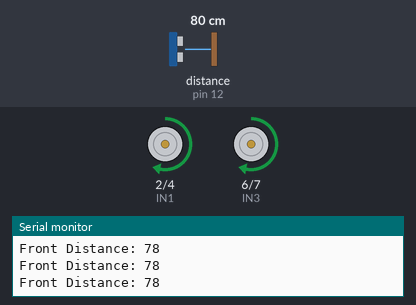
The sketch below on a simulated Arduino Uno, built with avr-gcc and run on an emulated ATmega328P. On the bench: motor-driver pin pairs drawn as motors (green arrow = first pin HIGH = forward, orange = second pin HIGH = backward, longer = more drive, scaled by the enable pin), the last lines printed to the serial monitor. Wiring (inferred from the names in the program): ultrasonic range finder: trigger pin 11; echo pin 12. Inputs (shaded band) come from the test bench; at power-on: distance to the obstacle (sensor on pin 12) 80 cm. The echo pulse lasts 58.3 µs per cm.

Above: at 1.2 s.
1.3 s: distance to the obstacle (sensor on pin 12) set to 24 cm
2.8 s: distance to the obstacle (sensor on pin 12) set to 20 cm
At 4.3 s:
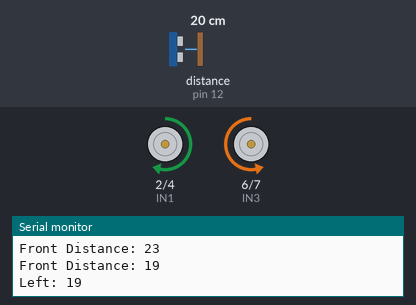
5.8 s: distance to the obstacle (sensor on pin 12) set to 120 cm
At 6.5 s:
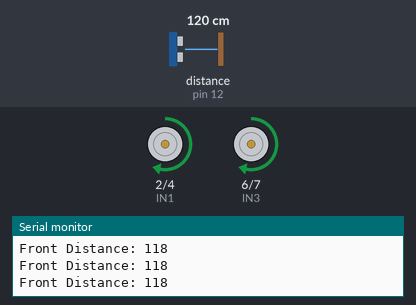
7.7 s: distance to the obstacle (sensor on pin 12) set to 2 cm
At 10.35 s:
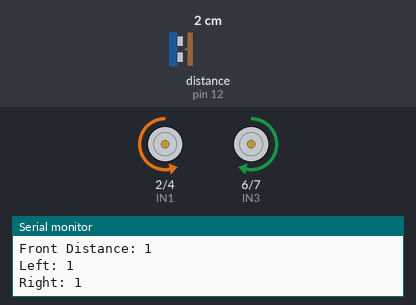
Timing chart, 0 to 11.7 s (numbered marks = the images above; inputs shaded):
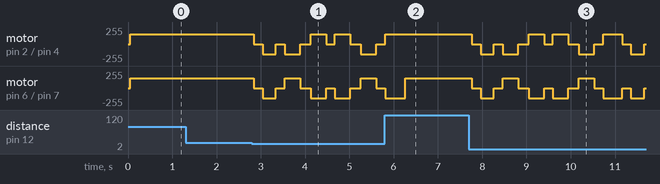

The sketch:

obstacle_avoiding_Robot.ino
```cpp
#define trigPin 11
#define echoPin 12

#define ENA 3
#define ENB 5
#define IN1 2
#define IN2 4
#define IN3 6
#define IN4 7

long duration;
int distance;

// ===================== ULTRASONIC FUNCTION =====================
int getDistance() {
  long total = 0;

  for (int i = 0; i < 3; i++) {
    digitalWrite(trigPin, LOW);
    delayMicroseconds(2);

    digitalWrite(trigPin, HIGH);
    delayMicroseconds(10);
    digitalWrite(trigPin, LOW);

    long duration = pulseIn(echoPin, HIGH, 30000); // timeout 30ms

    if (duration == 0) {
      total += 400; // no obstacle detected
    } else {
      total += duration * 0.034 / 2;
    }

    delay(10);
  }

  return total / 3; // average
}

// ===================== MOTOR FUNCTIONS =====================
void moveForward() {
  analogWrite(ENA, 150);
  analogWrite(ENB, 150);
  digitalWrite(IN1, HIGH);
  digitalWrite(IN2, LOW);
  digitalWrite(IN3, HIGH);
  digitalWrite(IN4, LOW);
}

void moveBackward() {
  analogWrite(ENA, 150);
  analogWrite(ENB, 150);
  digitalWrite(IN1, LOW);
  digitalWrite(IN2, HIGH);
  digitalWrite(IN3, LOW);
  digitalWrite(IN4, HIGH);
}

void turnLeft() {
  analogWrite(ENA, 150);
  analogWrite(ENB, 150);
  digitalWrite(IN1, LOW);
  digitalWrite(IN2, HIGH);
  digitalWrite(IN3, HIGH);
  digitalWrite(IN4, LOW);
}

void turnRight() {
  analogWrite(ENA, 150);
  analogWrite(ENB, 150);
  digitalWrite(IN1, HIGH);
  digitalWrite(IN2, LOW);
  digitalWrite(IN3, LOW);
  digitalWrite(IN4, HIGH);
}

void stopRobot() {
  digitalWrite(IN1, LOW);
  digitalWrite(IN2, LOW);
  digitalWrite(IN3, LOW);
  digitalWrite(IN4, LOW);
}

// ===================== SETUP =====================
void setup() {
  pinMode(trigPin, OUTPUT);
  pinMode(echoPin, INPUT);

  pinMode(ENA, OUTPUT);
  pinMode(ENB, OUTPUT);
  pinMode(IN1, OUTPUT);
  pinMode(IN2, OUTPUT);
  pinMode(IN3, OUTPUT);
  pinMode(IN4, OUTPUT);

  Serial.begin(9600);
}

// ===================== MAIN LOOP =====================
void loop() {
  distance = getDistance();

  Serial.print("Front Distance: ");
  Serial.println(distance);

  if (distance > 20) {
    moveForward();
  }
  else {
    stopRobot();
    delay(200);

    // Move slightly backward for safety
    moveBackward();
    delay(300);
    stopRobot();
    delay(200);

    // ===== CHECK LEFT =====
    turnLeft();
    delay(350);
    stopRobot();
    delay(200);

    int leftDist = getDistance();
    Serial.print("Left: ");
    Serial.println(leftDist);

    // Return to center
    turnRight();
    delay(350);
    stopRobot();
    delay(200);

    // ===== CHECK RIGHT =====
    turnRight();
    delay(350);
    stopRobot();
    delay(200);

    int rightDist = getDistance();
    Serial.print("Right: ");
    Serial.println(rightDist);

    // Return to center
    turnLeft();
    delay(350);
    stopRobot();
    delay(200);

    // ===== DECISION =====
    if (leftDist > rightDist) {
      turnLeft();
      delay(400);
    } else {
      turnRight();
      delay(400);
    }
  }
}


// #define trigPin 11
// #define echoPin 12

// #define ENA 3
// #define ENB 5
// #define IN1 2
// #define IN2 4
// #define IN3 6
// #define IN4 7

// long duration;
// int distance;

// // ===================== ULTRASONIC FUNCTION (EXTENDED RANGE) =====================
// int getDistance() {
//   long total = 0;

//   for (int i = 0; i < 2; i++) {  // Reduced from 3 to 2 for faster readings
//     digitalWrite(trigPin, LOW);
//     delayMicroseconds(2);

//     digitalWrite(trigPin, HIGH);
//     delayMicroseconds(10);
//     digitalWrite(trigPin, LOW);

//     // INCREASED TIMEOUT: from 30000 to 60000 microseconds
//     // This allows detection up to ~5 meters
//     long duration = pulseIn(echoPin, HIGH, 60000);

//     if (duration == 0) {
//       total += 500;  // Increased from 400 to 500 (max range ~5m)
//     } else {
//       total += duration * 0.034 / 2;  // Speed of sound formula
//     }

//     delay(10);
//   }

//   return total / 2;  // Average of 2 readings
// }

// // ===================== MOTOR FUNCTIONS =====================
// void moveForward() {
//   analogWrite(ENA, 200);  // Increased speed for faster response
//   analogWrite(ENB, 200);
//   digitalWrite(IN1, HIGH);
//   digitalWrite(IN2, LOW);
//   digitalWrite(IN3, HIGH);
//   digitalWrite(IN4, LOW);
// }

// void moveBackward() {
//   analogWrite(ENA, 200);
//   analogWrite(ENB, 200);
//   digitalWrite(IN1, LOW);
//   digitalWrite(IN2, HIGH);
//   digitalWrite(IN3, LOW);
//   digitalWrite(IN4, HIGH);
// }

// void turnLeft() {
//   analogWrite(ENA, 200);
//   analogWrite(ENB, 200);
//   digitalWrite(IN1, LOW);
//   digitalWrite(IN2, HIGH);
//   digitalWrite(IN3, HIGH);
//   digitalWrite(IN4, LOW);
// }

// void turnRight() {
//   analogWrite(ENA, 200);
//   analogWrite(ENB, 200);
//   digitalWrite(IN1, HIGH);
//   digitalWrite(IN2, LOW);
//   digitalWrite(IN3, LOW);
//   digitalWrite(IN4, HIGH);
// }

// void stopRobot() {
//   digitalWrite(IN1, LOW);
//   digitalWrite(IN2, LOW);
//   digitalWrite(IN3, LOW);
//   digitalWrite(IN4, LOW);
// }

// // ===================== SETUP =====================
// void setup() {
//   pinMode(trigPin, OUTPUT);
//   pinMode(echoPin, INPUT);

//   pinMode(ENA, OUTPUT);
//   pinMode(ENB, OUTPUT);
//   pinMode(IN1, OUTPUT);
//   pinMode(IN2, OUTPUT);
//   pinMode(IN3, OUTPUT);
//   pinMode(IN4, OUTPUT);

//   Serial.begin(9600);
// }

// // ===================== MAIN LOOP =====================
// void loop() {
//   distance = getDistance();

//   Serial.print("Front Distance (cm): ");
//   Serial.println(distance);

//   if (distance > 1000) {  // 1000 cm = 10 meters (or max sensor range)
//     moveForward();
//   }
//   else {
//     stopRobot();
//     delay(200);

//     moveBackward();
//     delay(300);
//     stopRobot();
//     delay(200);

//     // Check left
//     turnLeft();
//     delay(350);
//     stopRobot();
//     delay(200);

//     int leftDist = getDistance();
//     Serial.print("Left: ");
//     Serial.println(leftDist);

//     turnRight();
//     delay(350);
//     stopRobot();
//     delay(200);

//     // Check right
//     turnRight();
//     delay(350);
//     stopRobot();
//     delay(200);

//     int rightDist = getDistance();
//     Serial.print("Right: ");
//     Serial.println(rightDist);

//     turnLeft();
//     delay(350);
//     stopRobot();
//     delay(200);

//     // Decision
//     if (leftDist > rightDist) {
//       turnLeft();
//       delay(400);
//     } else {
//       turnRight();
//       delay(400);
//     }
//   }
// }
```

Measured:
- the behaviour switches between 22 and 21 cm on distance to the obstacle (sensor on pin 12) (found by bisection; images 0 and 1)
- after the input at 5.8 s, motor on pin 2 (IN1) / pin 4 (IN2): goes on until 5.8 s, then stays forward 150/255
